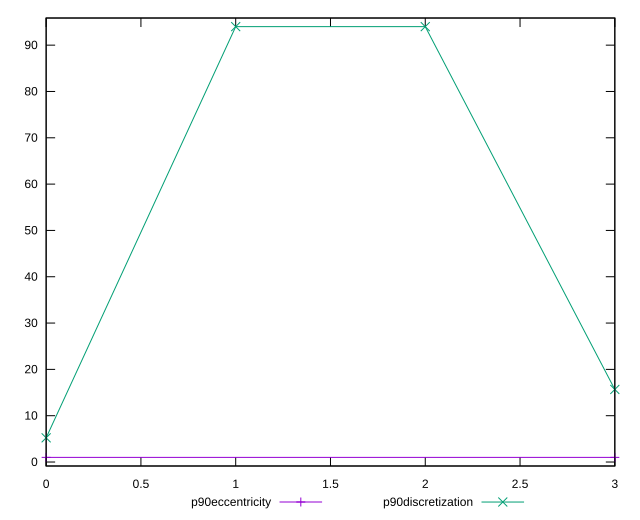

Reproduce this figure in gnuplot.
reset

$p90Eccentricity <<EOF
0 1.000000000000001
3 0.9999999999999994
EOF

$p90Discretization <<EOF
0 5.222222222222222
1 94
2 94
3 15.666666666666666
EOF

set key outside below
set xrange [0:3]
set yrange [-0.8600000000000007:95.86]
set trange [-0.8600000000000007:95.86]
set terminal svg size 640, 520 enhanced background rgb 'white'
set output "reports/report_00032_2021-02-25T10-28-15.087Z/unused-javascript/progression/eccentricity.svg"

plot $p90Eccentricity title "p90eccentricity" with linespoints, \
     $p90Discretization title "p90discretization" with linespoints

reset
